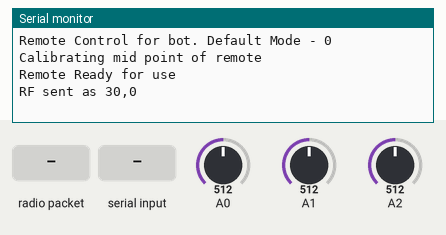
Recording of a sketch running on a simulated Arduino Uno, built with avr-gcc and run on an emulated ATmega328P. Parts: the last lines printed to the serial monitor. The test bench sets the inputs (shaded band); at power-on: A0 = 512, A1 = 512, A2 = 512. No radio packets arrive unless stated.

Above: at 1.2 s.
1.3 s: radio packet "AUTO" arrives
At 2.6 s:
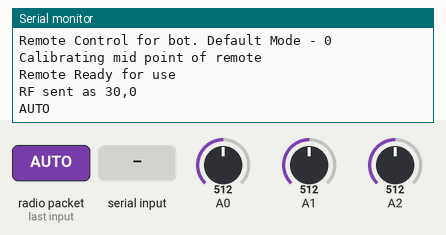
3.5 s: "AUTO" received over Serial
At 4.8 s:
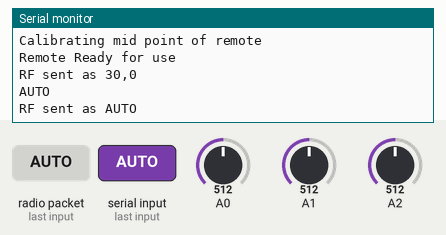
5.5 s: radio packet "MANUAL" arrives
At 6.7 s:
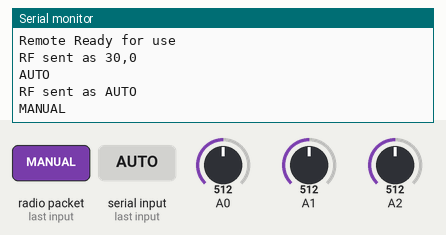
7.0 s: "MANUAL" received over Serial
At 8.0 s:
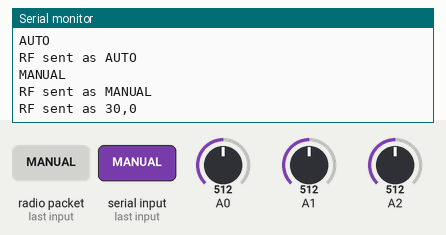
8.5 s: radio packet "1" arrives
At 10.2 s:
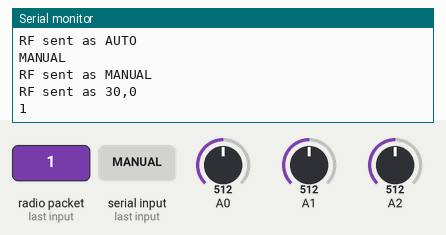
10.5 s: "1" received over Serial
At 12.4 s:
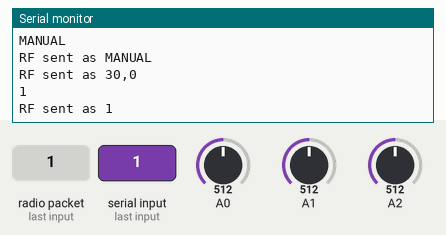

Measured:
- after the input at 1.3 s, the serial monitor: prints a new line after 0.76 s (image 1)
- after the input at 3.5 s, the serial monitor: prints a new line after 0.58 s (image 2)
- after the input at 5.5 s, the serial monitor: prints a new line at once (image 3)
- after the input at 7.0 s, the serial monitor: prints a new line at once (image 4)
- after the input at 8.5 s, the serial monitor: prints a new line after 0.53 s (image 5)
- after the input at 10.5 s, the serial monitor: prints a new line after 0.54 s (image 6)

The sketch:

Remote_control.ino
```cpp
//============================================================================================================
//Code for Arduino Board 3 / 3 required for Autonoumous Rover using Inertial Navigation and Computer Vission
//This code is responsible for ensuring remote communication with the rover using a remote.
//Author: Vistasp Edulji, 10-05-2022 V1.1
//============================================================================================================

// Include Libraries for Remote
#include <SPI.h>
#include <nRF24L01.h>
#include <RF24.h>

//Initialize RF
RF24 radio(7,8); // CE, CSN Pins
const byte trans_address[6] = "10010";
const byte reciv_address[6] = "10101";

//Initialize variables
int x[20],y[20],i=6,j,xmean,ymean,xs,ys;
String sendData;
String lastData="";
bool M_auto=false;
bool tap =false;

//Setup Transmitter
void setup() {
  Serial.begin(9600);
  Serial.println("Remote Control for bot. Default Mode - "+String(M_auto));
  radio.begin();
  radio.openWritingPipe(trans_address);
  radio.openReadingPipe(1,reciv_address);
  radio.setPALevel(RF24_PA_MIN);
  radio.startListening();
  Serial.println("Calibrating mid point of remote");
  for(j=0;j<20;j++){
    x[j]=analogRead(A0);
    y[j]=analogRead(A1);
  }
  xmean = mean(x);
  ymean = mean(y);
  Serial.println("Remote Ready for use");
}

void loop() {

  // Always check if there is cmd to be sent to in serial buffer and send on priority
  if(Serial.available())
  {
    sendData = readSerialString();
    if (M_auto == false && sendData == "AUTO"){
      M_auto = true;
      sendRF(sendData);
    }
    else if (M_auto == true && sendData == "MANUAL"){
      M_auto = false;
      sendRF(sendData);
      lastData = "";
    }
    else {
      sendRF(sendData);
    }
  }

  // Check execution mode and run accordingly
  if (M_auto){
    if (radio.available()) {
      char recvData[32] = "";
      radio.read(&recvData, sizeof(recvData));
      Serial.println(recvData);
    }
  }
  else {
    if (radio.available()) {
      char recvData[32] = "";
      radio.read(&recvData, sizeof(recvData));
      Serial.println(recvData);
    }
    else {
      for(j=0;j<20;j++){
        x[j]=analogRead(A0);
        y[j]=analogRead(A1);
      }
      xs=mean(x);
      xs = (xs>=xmean-5 && xs<=xmean+5)?0:map(xs,50,1022,-26,26);
      ys = mean(y);
      ys = (ys>=ymean-5 && ys<=ymean+5)?0:map(ys,0,1023,-10,10);

      if (!tap && analogRead(A2) <= 18){
        i++;
        i = i>6?0:i;
        tap = true;
      }
      else if (tap && analogRead(A2) > 18){
        tap = false;
      }

      sendData =("3"+String(xs));
      sendData += ",";

      if (ys>0){
        sendData +=("1"+String(i)+String(ys));
      }
      else if (ys == 0){
        sendData +=("0");
      }
      else {
        sendData +=("2"+String(i)+String(abs(ys)));
      }

      if(lastData != sendData) {
        sendRF(sendData);
        lastData = sendData;
      }
      delay(1000);
    }
  }

}

String readSerialString() {                           // Function that returns SerialData as String

  String output;                                      // String to output

  while (Serial.available()) {
    delay(2);                                         // Delay to allow buffer to fill
    char c = char(Serial.read());                     //Reading one byte from serial as char
    output += c;                                      //Appending char to string
  }

  return output;
}

void sendRF(String str){
  radio.stopListening();
  char buf[32];
  str.toCharArray(buf,32);
  radio.write(&buf, sizeof(buf));
  Serial.println("RF sent as "+String(buf));
  radio.startListening();
}

int mean(int x[20]){
  int i,sum=0;
  for(i=0;i<20;i++){
    sum += x[i];
  }
  return int(float(sum)/20);
}
```
